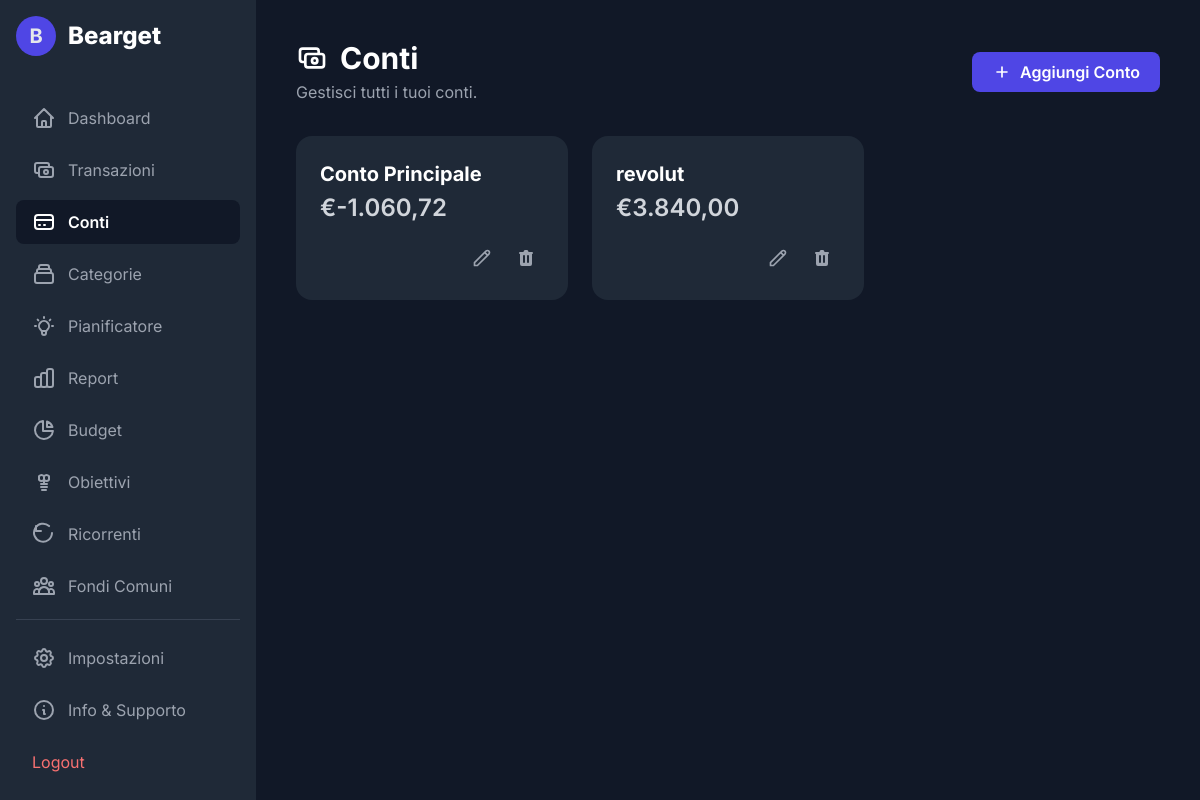
The page /accounts.php (signed in) on the database its author committed.
### tables this page shows
CREATE TABLE `accounts` (
  `id` int(11) NOT NULL,
  `user_id` int(11) NOT NULL,
  `name` varchar(100) NOT NULL,
  `initial_balance` decimal(10,2) NOT NULL DEFAULT 0.00,
  `created_at` timestamp NOT NULL DEFAULT current_timestamp()
);

### functions.php (called while the page is built, shortened)
<?php
function get_account_balance($conn, $account_id) {
    $balance = 0;
    $sql_initial = "SELECT initial_balance FROM accounts WHERE id = ?";
    $stmt_initial = $conn->prepare($sql_initial);
    $stmt_initial->bind_param('i', $account_id);
    $stmt_initial->execute();
    $result_initial = $stmt_initial->get_result();
    if ($row = $result_initial->fetch_assoc()) {
        $balance = $row['initial_balance'];
    }
    $sql_tx = "SELECT SUM(amount) as total_tx FROM transactions WHERE account_id = ?";
    $stmt_tx = $conn->prepare($sql_tx);
    $stmt_tx->bind_param('i', $account_id);
    $stmt_tx->execute();
    $result_tx = $stmt_tx->get_result();
    if ($row = $result_tx->fetch_assoc()) {
        $balance += $row['total_tx'] ?? 0;
    }
    return $balance;
}
function get_user_accounts($conn, $user_id) {
    $accounts = [];
    $sql = "SELECT id, name FROM accounts WHERE user_id = ?";
    $stmt = $conn->prepare($sql);
    $stmt->bind_param('i', $user_id);
    $stmt->execute();
    $result = $stmt->get_result();
    while ($row = $result->fetch_assoc()) {
        $accounts[] = $row;
    }
    return $accounts;
}
?>

### accounts.php (the view, shortened to what this page needs)
<?php
require_once 'db_connect.php';
require_once 'functions.php';
$user_id = $_SESSION["id"];
$accounts = get_user_accounts($conn, $user_id);
?>
<!DOCTYPE html>
<html lang="it">
<head>
    <script src="https://cdn.tailwindcss.com"></script>
    <link rel="stylesheet" href="theme.php">
</head>
<body class="text-gray-200">
    <div class="flex h-screen">
        <?php include 'sidebar.php'; ?>
        <main class="flex-1 p-6 lg:p-10 overflow-y-auto">
            <header class="flex flex-wrap justify-between items-center gap-4 mb-8">
                <div class="flex items-center gap-4">
                    <div>
                        <h1 class="text-3xl font-bold text-white flex items-center gap-3">
                            <svg class="w-8 h-8" fill="none" stroke="currentColor" viewBox="0 0 24 24"><path stroke-linecap="round" stroke-linejoin="round" stroke-width="2" d="M17 9V7a2 2 0 00-2-2H5a2 2 0 00-2 2v6a2 2 0 002 2h2m2 4h10a2 2 0 002-2v-6a2 2 0 00-2-2H9a2 2 0 00-2 2v6a2 2 0 002 2zm7-5a2 2 0 11-4 0 2 2 0 014 0z"></path></svg>
                            Conti
                        </h1>
                        <p class="text-gray-400 mt-1">Gestisci tutti i tuoi conti.</p>
                    </div>
                </div>
                <button onclick="openModal('add-account-modal')" class="bg-primary-600 hover:bg-primary-700 text-white font-semibold py-2 px-5 rounded-lg flex items-center transition-colors">
                    <svg class="w-5 h-5 mr-2" fill="none" stroke="currentColor" viewBox="0 0 24 24"><path stroke-linecap="round" stroke-linejoin="round" stroke-width="2" d="M12 6v6m0 0v6m0-6h6m-6 0H6"></path></svg>
                    Aggiungi Conto
                </button>
            </header>
            <div id="accounts-grid" class="grid grid-cols-1 md:grid-cols-2 lg:grid-cols-3 gap-6">
                <?php if (empty($accounts)): ?>
                    <div id="empty-state" class="md:col-span-2 lg:col-span-3 bg-gray-800 rounded-2xl p-10 text-center flex flex-col items-center">
                        <svg class="w-16 h-16 text-gray-600 mb-4" fill="none" stroke="currentColor" viewBox="0 0 24 24"><path stroke-linecap="round" stroke-linejoin="round" stroke-width="2" d="M3 10h18M7 15h1m4 0h1m-7 4h12a3 3 0 003-3V8a3 3 0 00-3-3H6a3 3 0 00-3 3v8a3 3 0 003 3z"></path></svg>
                        <h3 class="text-lg font-semibold text-white">Nessun conto trovato</h3>
                        <p class="text-gray-400 max-w-sm mx-auto mt-1">Inizia ad aggiungere i tuoi conti bancari, carte di credito o contanti per tracciare le tue finanze.</p>
                        <button onclick="openModal('add-account-modal')" class="mt-6 bg-primary-600 hover:bg-primary-700 text-white font-semibold py-2 px-5 rounded-lg flex items-center transition-colors">
                            <svg class="w-5 h-5 mr-2" fill="none" stroke="currentColor" viewBox="0 0 24 24"><path stroke-linecap="round" stroke-linejoin="round" stroke-width="2" d="M12 6v6m0 0v6m0-6h6m-6 0H6"></path></svg>
                            Crea il tuo primo conto
                        </button>
                    </div>
                <?php else: ?>
                    <?php foreach ($accounts as $account): ?>
                        <div class="bg-gray-800 p-6 rounded-2xl flex flex-col justify-between transition-transform duration-200 hover:-translate-y-1" data-account-id="<?php echo $account['id']; ?>">
                            <div>
                                <h3 class="text-xl font-bold text-white account-name"><?php echo htmlspecialchars($account['name']); ?></h3>
                                <p class="text-2xl font-semibold text-gray-300 mt-1 account-balance">€<?php echo number_format(get_account_balance($conn, $account['id']), 2, ',', '.'); ?></p>
                            </div>
                            <div class="flex items-center justify-end space-x-2 mt-4">
                                <button onclick='openEditAccountModal(<?php echo json_encode($account); ?>)' title="Modifica Conto" class="p-2 text-gray-400 hover:text-blue-400 hover:bg-gray-700 rounded-full transition-colors">
                                    <svg class="w-5 h-5" fill="none" stroke="currentColor" viewBox="0 0 24 24"><path stroke-linecap="round" stroke-linejoin="round" stroke-width="2" d="M15.232 5.232l3.536 3.536m-2.036-5.036a2.5 2.5 0 113.536 3.536L6.5 21.036H3v-3.536L16.732 3.732z"></path></svg>
                                </button>
                                <form action="delete_account.php" method="POST" class="delete-form">
                                    <button type="submit" title="Elimina Conto" class="p-2 text-gray-400 hover:text-red-500 hover:bg-gray-700 rounded-full transition-colors">
                                    </button>
                                </form>
                            </div>
                        </div>
                    <?php endforeach; ?>
                <?php endif; ?>
            </div>
        </main>
    </div>
</body>
</html>

### accounts.php (style rules this page uses)
body { font-family: 'Inter', sans-serif; background-color: var(--color-gray-900); }

### rows shown on the page
accounts: name "Conto Principale", id "-1.060,72"
accounts: name "revolut", id "3.840,00"
